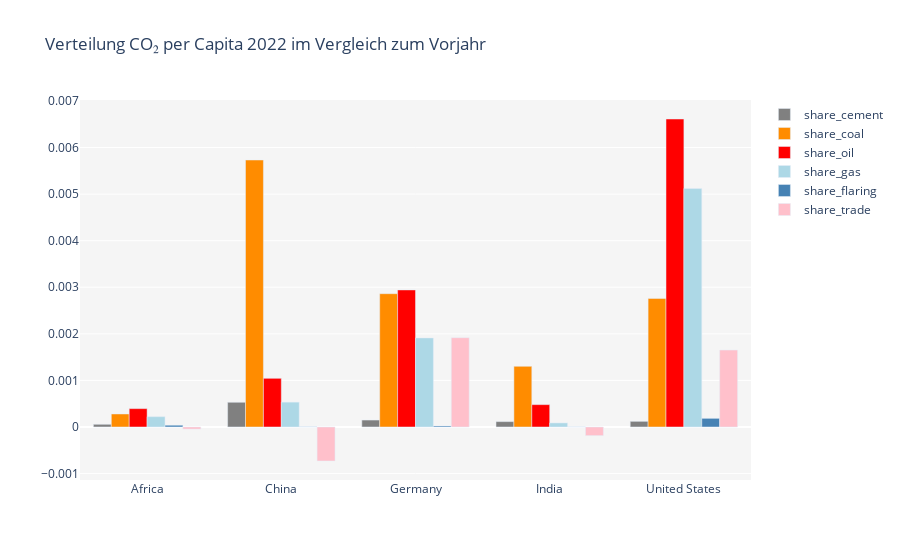

Notebook code for this chart:
### Code cell
# FRAGE 4: Sectoren die meisten co2 emittieren je Land von 2005 bis 2022
emi_countries = ['United States', 'Germany', 'India', 'Africa', 'China']
sec_emi = sector_emissions[(sector_emissions['country'].isin(emi_countries)) & (sector_emissions['year']==2022) ]

fig_sec_emi = go.Figure(data=[
    go.Bar(name = 'share_cement', x = sec_emi['country'], y=sec_emi['co2 cement per capita'], marker_color = 'grey'),
    go.Bar(name = 'share_coal', x = sec_emi['country'], y=sec_emi['co2 coal per capita'], marker_color = 'darkorange'),
    go.Bar(name = 'share_oil', x = sec_emi['country'], y=sec_emi['co2 oil per capita'], marker_color = 'red'),
    go.Bar(name = 'share_gas', x = sec_emi['country'], y=sec_emi['co2 gas per capita'], marker_color = 'lightblue'),
    go.Bar(name = 'share_flaring', x = sec_emi['country'], y=sec_emi['co2 flaring per capita'], marker_color = 'steelblue'),
    go.Bar(name = 'share_trade', x = sec_emi['country'], y=sec_emi['co2 trade per capita'], marker_color = 'pink')
])

fig_sec_emi.update_layout(title = 'Verteilung CO₂ per Capita 2022 im Vergleich zum Vorjahr', barmode='group', plot_bgcolor='rgba(245,245,245,1)')
                    #annotations=[
                        # dict(
                        #     text="ghg_difference beinhaltet die gesamten Emissionen von co2 + n2o, etc",  # Untertitel
                        #     x=0.5,  # Zentrieren
                        #     y=0.91,  # Direkt unter dem Titel
                        #     xref="paper",
                        #     yref="paper",
                        #     showarrow=False,
                        #     font=dict(size=12, color="gray"))])
fig_sec_emi.show()

### Figure 1 — Plotly figure (JSON) as saved in the notebook; plotly's stock layout.template omitted (floating-point values rounded to 4 significant figures)
{"data": [{"marker": {"color": "grey"}, "name": "share_cement", "type": "bar", "x": ["Africa", "China", "Germany", "India", "United States"], "y": [5.772e-05, 0.0005305, 0.0001491, 0.0001153, 0.0001213]}, {"marker": {"color": "darkorange"}, "name": "share_coal", "type": "bar", "x": ["Africa", "China", "Germany", "India", "United States"], "y": [0.0002794, 0.005732, 0.002862, 0.001302, 0.002759]}, {"marker": {"color": "red"}, "name": "share_oil", "type": "bar", "x": ["Africa", "China", "Germany", "India", "United States"], "y": [0.0003939, 0.001045, 0.002943, 0.0004799, 0.006613]}, {"marker": {"color": "lightblue"}, "name": "share_gas", "type": "bar", "x": ["Africa", "China", "Germany", "India", "United States"], "y": [0.0002212, 0.0005333, 0.001912, 8.7e-05, 0.00512]}, {"marker": {"color": "steelblue"}, "name": "share_flaring", "type": "bar", "x": ["Africa", "China", "Germany", "India", "United States"], "y": [3.784e-05, 3.282e-06, 2.182e-05, 2.051e-06, 0.0001853]}, {"marker": {"color": "pink"}, "name": "share_trade", "type": "bar", "x": ["Africa", "China", "Germany", "India", "United States"], "y": [-4.527e-05, -0.0007303, 0.001917, -0.0001853, 0.001651]}], "layout": {"barmode": "group", "plot_bgcolor": "rgba(245,245,245,1)", "title": {"text": "Verteilung CO₂ per Capita 2022 im Vergleich zum Vorjahr"}}}
